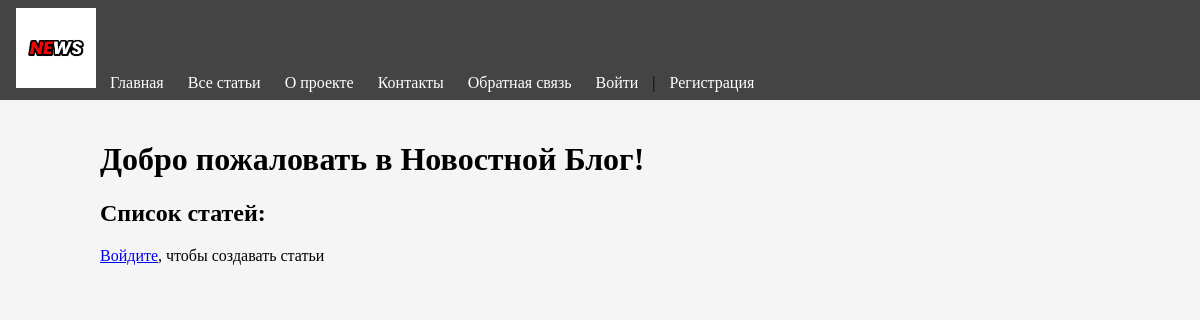
Before: / with the older database file.
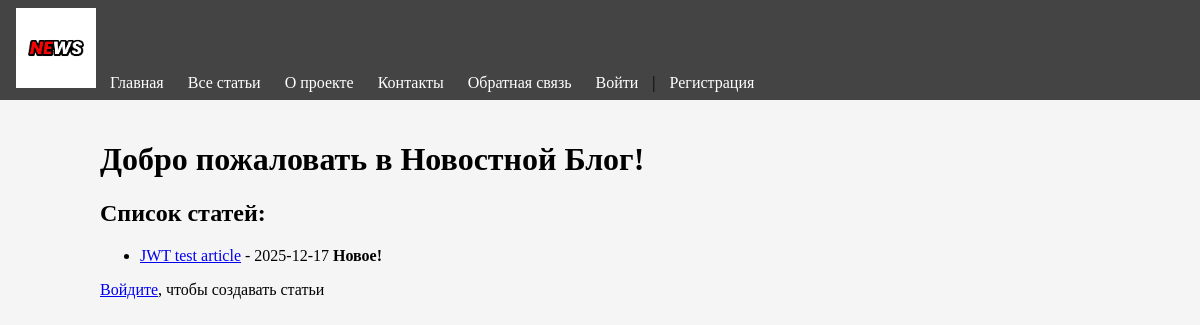
After: the same page with the newer database file.
### app.py (models this page shows)
class Article(db.Model):
	id = db.Column(db.Integer, primary_key=True)
	title = db.Column(db.String(150), nullable=False)
	text = db.Column(db.Text, nullable=False)
	category = db.Column(db.String(50), nullable=False, default='general')
	created_date = db.Column(db.DateTime, default=datetime.utcnow)
	user_id = db.Column(db.Integer, db.ForeignKey('user.id'), nullable=False)

### app.py (the view)
@app.route('/')
def default():
	today = date.today().isoformat()
	articles = Article.query.order_by(Article.created_date.desc()).all()
	return render_template('Web.html', articles=articles, today=today)

### templates/Web.html (shortened to what this page needs)
{% extends "base.html" %} {% block title %}Главная{% endblock %} {% block
content %}
<h1>Добро пожаловать в Новостной Блог!</h1>
<h2>Список статей:</h2>
<ul>
	{% for article in articles %}
	<li>
		<a href="{{url_for('news', id = article.id)}}">{{article.title}}</a>
		- {{article.created_date.strftime('%Y-%m-%d')}} {% if
		article.created_date.strftime('%Y-%m-%d') == today %}
		<strong>Новое!</strong>
		{% endif %}
	</li>
	{% endfor %}
</ul>
{% if session.user_id %}
<div>
	<a href="{{ url_for('create_article') }}">Создать новую статью</a>
</div>
{% else %}
<div><a href="{{ url_for('login') }}">Войдите</a>, чтобы создавать статьи</div>
{% endif %} {% endblock %}

### templates/base.html (shortened to what this page needs)
<!DOCTYPE html5>
<html lang="ru">
	<head>
		<link
			rel="stylesheet"
			href="{{ url_for('static', filename='style.css')}}"
		/>
	</head>
	<body>
		<nav>
			<img src="{{ url_for('static', filename='logo.png')}}" width="80" />
			<a href="/">Главная</a>
			<a href="/articles">Все статьи</a>
			<a href="/about">О проекте</a>
			<a href="/contact">Контакты</a>
			<a href="/feedback">Обратная связь</a>
			{% if session.user_id %}
			<a href="/create-article">Создать статью</a> |
			<span>Привет, {{ session.user_name }}!</span> |
			<a href="/logout">Выйти</a>
			{% else %}
			<a href="/login">Войти</a> |
			<a href="/register">Регистрация</a>
			{% endif %}
		</nav>
		<div class="container">{% block content %}{% endblock %}</div>
	</body>
</html>

### static/style.css (style rules this page uses)
body { background-color: #f5f5f5; margin: 0; padding: 0; }
nav { background-color: #444; padding: 8px 16px; }
nav a { color: white; text-decoration: none; margin: 0 10px; }
.container { padding: 20px; max-width: 1000px; margin: 0 auto; }

Changed rows visible on the page:
added Article: title "JWT test article", created_date "2025-12-17", shows "Новое!"
